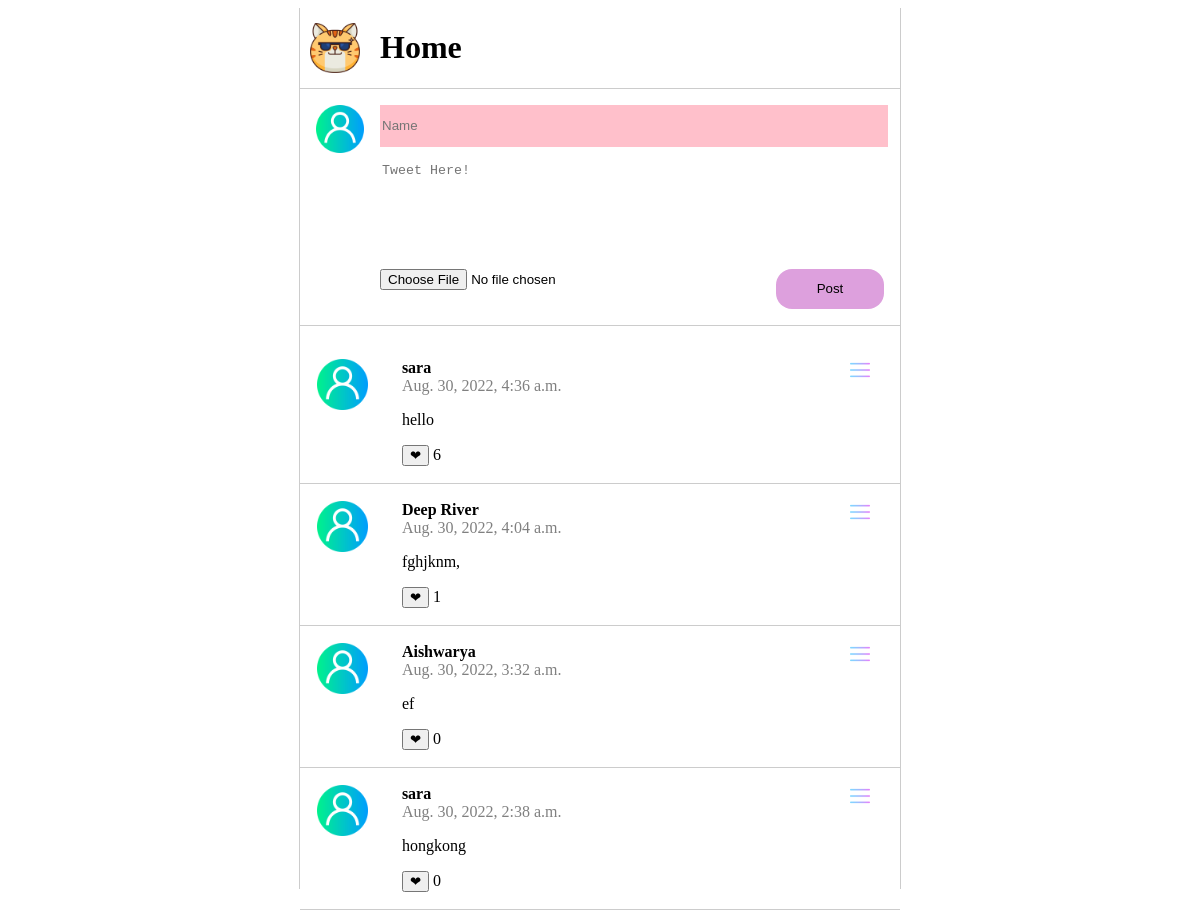
The page / on the database its author committed.
### posts/models.py (models this page shows)
class Post(models.Model):
    class Meta (object):
        db_table = 'post'
    name = models.CharField(
        'Name', blank = False, null = False, max_length=14, db_index = True, default = 'Anonymous'
    )
    body = models.CharField(
        'Body', blank = True, null = True, max_length = 140, db_index= True
    )
    image = CloudinaryField(
        'Image', blank=True
    )
    like = models.IntegerField(
        'like-count', default=0, blank=True
    )
    created_at = models.DateTimeField(
        'Created DateTime', blank = True, auto_now_add= True
    )

### posts/views.py (the view, shortened to what this page needs)
def index(request):
    posts = Post.objects.all().order_by('-created_at')[:20]
    form = PostForm()
    return render(request, 'posts.html',
                {'posts' : posts})

### templates/posts.html (shortened to what this page needs)
{% extends "base.html" %} {% block content %} {% load static %}
<div class = "container">
    <div class="main-header">
        <img src="/static/img/twitter_clone_logo.png" class="logo">
        <h1>Home</h1>
    </div>
</div>
<section class = "content">
    <section class = "post_form">
        <div class = 'logo'>
            <img src = "{% static 'img/user-img.png' %}">
        </div>
        <form action = '/' method = 'POST' enctype="multipart/form-data">
            <input type = 'text' name = 'name' placeholder= 'Name' id = "name" required>
            <textarea name = 'body' placeholder= "Tweet Here!" required></textarea>
            <input type="file" name="image" id="choosefile">
            <input type="submit" name ='submit post' value="Post" id="post"/>
        </form>
    </section>
    <section class = "posts">
        {% if tweets.count == 0%}
        <p class ="p=3"> There is no tweets now. </p>
        {% else %}
        <ul>
            {% for post in posts%}
            <li>
                <img class ="menu_icon js-menu-icon" src = "{% static 'img/menu.png' %}" />
                <div class = 'logo'>
                    <img src = "{% static 'img/user-img.png' %}">
                </div>
                <div class = "main_body">
                    <div class = 'name'>{{ post.name }} </div>
                    <div class = "datetime">{{post.created_at}}</div>
                    <p>{{post.body}}</p>
                    <div class="icon_list">
                        <form id="likes-form" action="{% url 'like' post.pk %}" method='POST'>
                        <button class="like-button" type="submit", name="post_id", value="{{ post.id }}">
                          &#10084;
                        </button>
                        {{post.like}}
                    </form>
                </div>
                </div>
            </li>
            {% endfor %}
        </ul>
        {% endif %}
    </section>
</section>
{% endblock %}

### templates/base.html (shortened to what this page needs)
<!DOCTYPE html>
<html lang="en">
<head>
    {% load static %}
    <link href=“https://cdn.jsdelivr.net/npm/bootstrap@5.0.0-beta1/dist/css/bootstrap.min.css”
        rel=“stylesheet”
        integrity=“sha384-giJF6kkoqNQ00vy+HMDP7azOuL0xtbfIcaT9wjKHr8RbDVddVHyTfAAsrekwKmP1”
        crossorigin=“anonymous”
        />
    <link href= "{% static 'css/style.css' %}" rel = "stylesheet"/>
</head>
<body>
    {% block content %} {{ content }} {% endblock %} {% load static %}
</body>
</html>

### static/css/style.css (style rules this page uses)
html, body { height: 100%; }
.content { max-width: 600px; height: 100%; margin: 0 auto; border-left: 1px solid #ccc; border-right: 1px solid #ccc; }
.container { max-width: 600px; margin: 0 auto; border-left: 1px solid #ccc; border-right: 1px solid #ccc; border-bottom: 1px solid #ccc; }
.main-header img { width: 50px; }
.container .main-header { display: flex; justify-content: left; align-items: center; margin-left: 10px; }
.container .main-header h1 { margin-left: 20px; }
.post_form { padding: 20px 40px; border-bottom: 1px solid #ccc; display: flex; justify-content: space-around; padding: 1rem; gap: 1rem; }
.post_form .logo { width: 4vw; }
.post_form .logo img { width: 4vw; }
.post_form textarea { border: 0px; padding-top: 1rem; width: 100%; height: 100px; resize: none; }
.post_form #name { width: 100%; border: none; height: 5vh; background-color:pink; }
.post_form #post { width: 9vw; height: 5vh; background-color: plum; border: none; border-radius: 1rem; float: right; }
.posts ul { padding: 0; }
.posts li { position: relative; display: flex; border-bottom: 1px solid #ccc; padding: 17px; list-style: none; }
.posts li .menu_icon { width: 20px; position: absolute; right: 30px; top: 18px; }
.posts li .logo { flex-basis: 15%; }
.posts li .logo img { width: 60%; }
.posts li .main_body { flex-basis: 85%; }
.posts li .main_body .name { font-weight: bold; }
.posts li .main_body .datetime { color: gray; }
.posts form { float: bottom; }

### rows shown on the page
Post: name "sara", created_at "Aug. 30, 2022, 4:36 a.m.", body "hello", {{ post.id }} 30 (drawn), like "6"
Post: name "Deep River", created_at "Aug. 30, 2022, 4:04 a.m.", body "fghjknm,", {{ post.id }} 29 (drawn), like "1"
Post: name "Aishwarya", created_at "Aug. 30, 2022, 3:32 a.m.", body "ef", {{ post.id }} 28 (drawn), like "0"
Post: name "sara", created_at "Aug. 30, 2022, 2:38 a.m.", body "hongkong", {{ post.id }} 24 (drawn), like "0"
